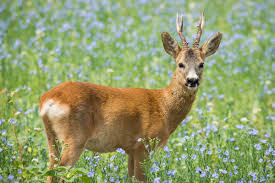
#> input picture img/deer.jpg, 275 x 183 px, found by its file name
$ python visuallize.py
#> lines starting #> are read from the running program, lines starting #| are printed output that depends on the picture
import cv2 as cv

img = cv.imread(r"D:\Image-Corlorization-CIE-Lab-Color-Space\img\deer.jpg")
#> img is the input picture: shape (183, 275, 3); mean B, G, R 110.2, 157.7, 146.1

img = cv.cvtColor(img, cv.COLOR_BGR2RGB)
img_rize = cv.cvtColor(cv.resize(img, (160, 160)), cv.COLOR_BGR2RGB)
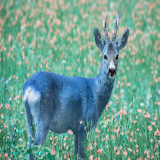
#> img_rize: shape (160, 160, 3); mean R, G, B 110.1, 157.6, 146
cv.imwrite("resize.png",img_rize)

$ run again, with img/Cat_2.jpg copied over img/deer.jpg
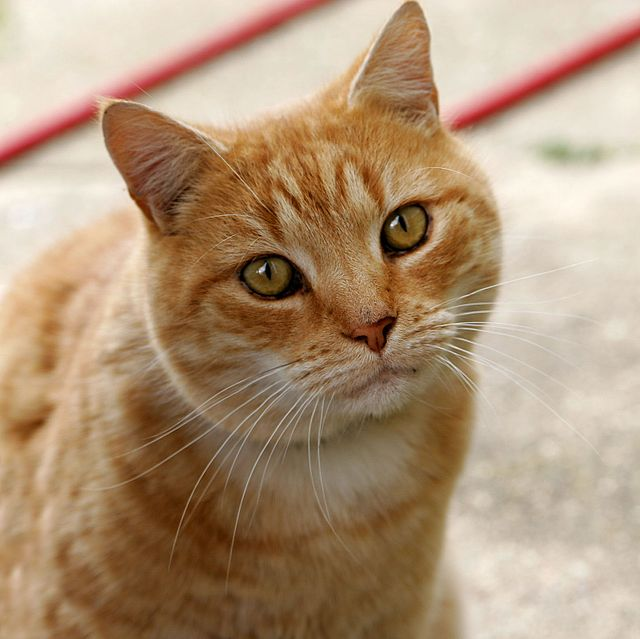
#> input picture img/Cat_2.jpg, 640 x 639 px, found by its file name
#> img is the input picture: shape (639, 640, 3); mean B, G, R 120.7, 148.8, 175.9
#> `img_rize = cv.cvtColor(cv.resize(img, (160, 160)), cv.COLOR_BGR2RGB)`:
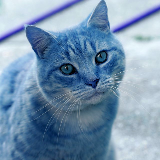
#> img_rize: shape (160, 160, 3); mean R, G, B 120.6, 148.7, 175.7

$ run again, with img/cat_1.jpg copied over img/deer.jpg
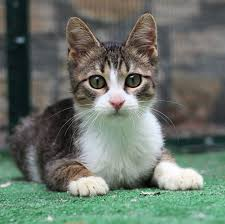
#> input picture img/cat_1.jpg, 225 x 224 px, found by its file name
#> img is the input picture: shape (224, 225, 3); mean B, G, R 105.9, 115.7, 105.5
#> `img_rize = cv.cvtColor(cv.resize(img, (160, 160)), cv.COLOR_BGR2RGB)`:
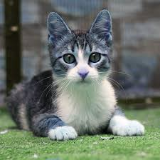
#> img_rize: shape (160, 160, 3); mean R, G, B 105.8, 115.6, 105.4
